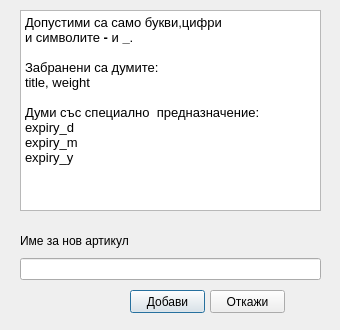
<?xml version="1.0" encoding="UTF-8"?>
<ui version="4.0">
 <class>DlgNewItem</class>
 <widget class="QDialog" name="DlgNewItem">
  <property name="geometry">
   <rect>
    <x>0</x>
    <y>0</y>
    <width>340</width>
    <height>330</height>
   </rect>
  </property>
  <property name="sizePolicy">
   <sizepolicy hsizetype="Fixed" vsizetype="Fixed">
    <horstretch>0</horstretch>
    <verstretch>0</verstretch>
   </sizepolicy>
  </property>
  <property name="minimumSize">
   <size>
    <width>340</width>
    <height>330</height>
   </size>
  </property>
  <property name="maximumSize">
   <size>
    <width>340</width>
    <height>330</height>
   </size>
  </property>
  <property name="windowTitle">
   <string>НОВ</string>
  </property>
  <property name="windowIcon">
   <iconset resource="res.qrc">
    <normaloff>:/res/xml.ico</normaloff>:/res/xml.ico</iconset>
  </property>
  <widget class="QPushButton" name="pushButton">
   <property name="geometry">
    <rect>
     <x>130</x>
     <y>290</y>
     <width>75</width>
     <height>23</height>
    </rect>
   </property>
   <property name="text">
    <string>Добави</string>
   </property>
  </widget>
  <widget class="QPushButton" name="pushButton_2">
   <property name="geometry">
    <rect>
     <x>210</x>
     <y>290</y>
     <width>75</width>
     <height>23</height>
    </rect>
   </property>
   <property name="text">
    <string>Откажи</string>
   </property>
  </widget>
  <widget class="QWidget" name="layoutWidget">
   <property name="geometry">
    <rect>
     <x>20</x>
     <y>230</y>
     <width>301</width>
     <height>50</height>
    </rect>
   </property>
   <layout class="QVBoxLayout" name="verticalLayout">
    <item>
     <layout class="QHBoxLayout" name="horizontalLayout">
      <item>
       <widget class="QLabel" name="label">
        <property name="text">
         <string>Име за нов артикул</string>
        </property>
       </widget>
      </item>
      <item>
       <spacer name="horizontalSpacer">
        <property name="orientation">
         <enum>Qt::Horizontal</enum>
        </property>
        <property name="sizeHint" stdset="0">
         <size>
          <width>40</width>
          <height>20</height>
         </size>
        </property>
       </spacer>
      </item>
     </layout>
    </item>
    <item>
     <widget class="QLineEdit" name="lineEdit"/>
    </item>
   </layout>
  </widget>
  <widget class="QTextBrowser" name="textBrowser">
   <property name="geometry">
    <rect>
     <x>20</x>
     <y>10</y>
     <width>301</width>
     <height>201</height>
    </rect>
   </property>
   <property name="html">
    <string>&lt;!DOCTYPE HTML PUBLIC &quot;-//W3C//DTD HTML 4.0//EN&quot; &quot;http://www.w3.org/TR/REC-html40/strict.dtd&quot;&gt;
&lt;html&gt;&lt;head&gt;&lt;meta name=&quot;qrichtext&quot; content=&quot;1&quot; /&gt;&lt;style type=&quot;text/css&quot;&gt;
p, li { white-space: pre-wrap; }
&lt;/style&gt;&lt;/head&gt;&lt;body style=&quot; font-family:'MS Shell Dlg 2'; font-size:8.25pt; font-weight:400; font-style:normal;&quot;&gt;
&lt;p style=&quot; margin-top:0px; margin-bottom:0px; margin-left:0px; margin-right:0px; -qt-block-indent:0; text-indent:0px;&quot;&gt;&lt;span style=&quot; font-size:10pt;&quot;&gt;Допустими са само букви,цифри &lt;/span&gt;&lt;/p&gt;
&lt;p style=&quot; margin-top:0px; margin-bottom:0px; margin-left:0px; margin-right:0px; -qt-block-indent:0; text-indent:0px;&quot;&gt;&lt;span style=&quot; font-size:10pt;&quot;&gt;и символите &lt;/span&gt;&lt;span style=&quot; font-size:10pt; font-weight:600;&quot;&gt;-&lt;/span&gt;&lt;span style=&quot; font-size:10pt;&quot;&gt; и &lt;/span&gt;&lt;span style=&quot; font-size:10pt; font-weight:600;&quot;&gt;_&lt;/span&gt;&lt;span style=&quot; font-size:10pt;&quot;&gt;.&lt;/span&gt;&lt;/p&gt;
&lt;p style=&quot;-qt-paragraph-type:empty; margin-top:0px; margin-bottom:0px; margin-left:0px; margin-right:0px; -qt-block-indent:0; text-indent:0px; font-size:10pt;&quot;&gt;&lt;br /&gt;&lt;/p&gt;
&lt;p style=&quot; margin-top:0px; margin-bottom:0px; margin-left:0px; margin-right:0px; -qt-block-indent:0; text-indent:0px;&quot;&gt;&lt;span style=&quot; font-size:10pt;&quot;&gt;Забранени са думите:&lt;/span&gt;&lt;/p&gt;
&lt;p style=&quot; margin-top:0px; margin-bottom:0px; margin-left:0px; margin-right:0px; -qt-block-indent:0; text-indent:0px;&quot;&gt;&lt;span style=&quot; font-size:10pt;&quot;&gt;title, weight&lt;/span&gt;&lt;/p&gt;
&lt;p style=&quot;-qt-paragraph-type:empty; margin-top:0px; margin-bottom:0px; margin-left:0px; margin-right:0px; -qt-block-indent:0; text-indent:0px; font-size:10pt;&quot;&gt;&lt;br /&gt;&lt;/p&gt;
&lt;p style=&quot; margin-top:0px; margin-bottom:0px; margin-left:0px; margin-right:0px; -qt-block-indent:0; text-indent:0px;&quot;&gt;&lt;span style=&quot; font-size:10pt;&quot;&gt;Думи със специално  предназначение:&lt;/span&gt;&lt;/p&gt;
&lt;p style=&quot; margin-top:0px; margin-bottom:0px; margin-left:0px; margin-right:0px; -qt-block-indent:0; text-indent:0px;&quot;&gt;&lt;span style=&quot; font-size:10pt;&quot;&gt;expiry_d&lt;/span&gt;&lt;/p&gt;
&lt;p style=&quot; margin-top:0px; margin-bottom:0px; margin-left:0px; margin-right:0px; -qt-block-indent:0; text-indent:0px;&quot;&gt;&lt;span style=&quot; font-size:10pt;&quot;&gt;expiry_m&lt;/span&gt;&lt;/p&gt;
&lt;p style=&quot; margin-top:0px; margin-bottom:0px; margin-left:0px; margin-right:0px; -qt-block-indent:0; text-indent:0px;&quot;&gt;&lt;span style=&quot; font-size:10pt;&quot;&gt;expiry_y&lt;/span&gt;&lt;/p&gt;&lt;/body&gt;&lt;/html&gt;</string>
   </property>
  </widget>
 </widget>
 <resources>
  <include location="res.qrc"/>
 </resources>
 <connections/>
</ui>
